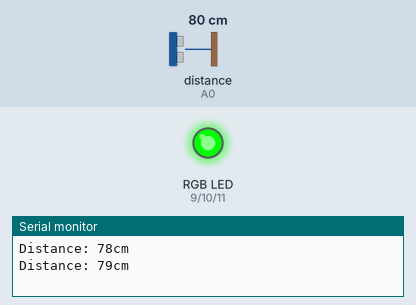
Bench run of a sketch on a simulated Arduino Uno, built with avr-gcc and run on an emulated ATmega328P. Shown: an RGB LED mixed from three pins (HIGH = lit), the last lines printed to the serial monitor. Wiring (inferred from the names in the program): ultrasonic range finder: trigger pin 7; echo A0. The test bench sets the inputs (shaded band); at power-on: distance to the obstacle (sensor on A0) 80 cm. The echo pulse lasts 58.3 µs per cm; pins used as bus, display or sensor lines are not drawn.

Above: at 1.8 s.
1.9 s: distance to the obstacle (sensor on A0) set to 35 cm
3.4 s: distance to the obstacle (sensor on A0) set to 28 cm
At 4.9 s:
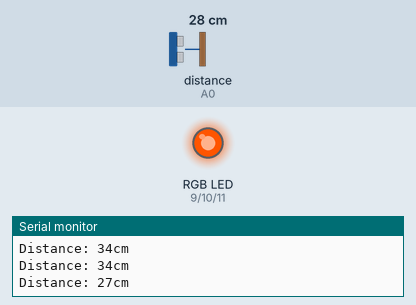
5.5 s: distance to the obstacle (sensor on A0) set to 13 cm
7.2 s: distance to the obstacle (sensor on A0) set to 10 cm
At 9.2 s:
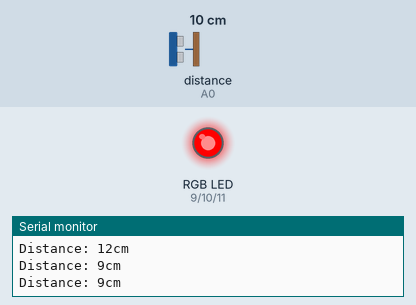
9.5 s: distance to the obstacle (sensor on A0) set to 60 cm
At 11.1 s:
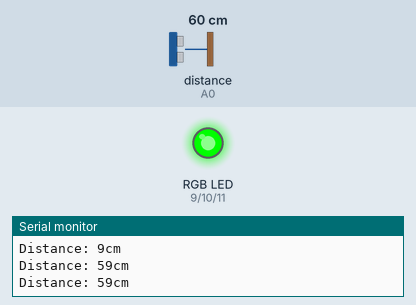
11.5 s: distance to the obstacle (sensor on A0) set to 2 cm
At 12.8 s:
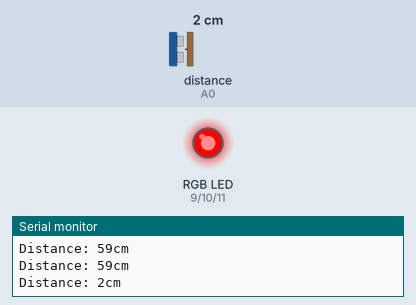
Timing chart, 0 to 14.5 s (numbered marks = the images above; inputs shaded):
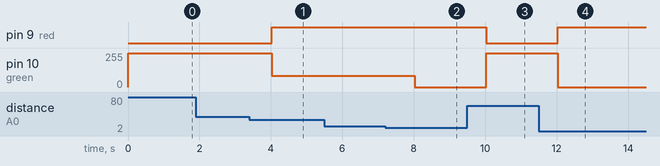

The sketch:

distance_sensing.ino
```cpp
const int trigPin = 7;
const int echoPin = A0;
int red=9;
int green=10;
int blue=11;
long duration;
int distance;
void setup() {
  pinMode(trigPin, OUTPUT);
  pinMode(echoPin, INPUT);
  pinMode(red, OUTPUT);
  pinMode(green, OUTPUT);
  pinMode(blue, OUTPUT);
  Serial.begin(9600);
}

void loop() {
  digitalWrite(trigPin, LOW);
  delayMicroseconds(2);
  digitalWrite(trigPin, HIGH);
  delayMicroseconds(10);
  digitalWrite(trigPin, LOW);
  duration = pulseIn(echoPin, HIGH);
  distance = duration * 0.034 / 2;
  Serial.print("Distance: ");
  Serial.print(distance);
  Serial.println("cm");

  if (distance>30){
    digitalWrite(red, LOW);
    digitalWrite(green, HIGH);
    digitalWrite(blue, LOW);
  }

  else if (distance>10){
    digitalWrite(red, HIGH);
    analogWrite(green, 85);
    digitalWrite(blue, LOW);
  }

  else{
    digitalWrite(red, HIGH);
    analogWrite(green, LOW);
    digitalWrite(blue, LOW);
  }

  delay(1000);

}
//Code adapted from, www.HowToMechatronics.com by Dejan Nedelkovski
```

Measured:
- the behaviour switches between 32 and 31 cm on distance to the obstacle (sensor on A0) (found by bisection; images 0 and 1)
- the behaviour switches between 12 and 11 cm on distance to the obstacle (sensor on A0) (found by bisection; images 1 and 2)
- after the input at 3.4 s, pin 9 (red): LOW → HIGH after 0.62 s; pin 10 (green): 255/255 → 85/255 after 0.62 s
- after the input at 7.2 s, pin 10 (green): 85/255 → 0/255 after 0.83 s
- after the input at 9.5 s, pin 9 (red): HIGH → LOW after 0.53 s; pin 10 (green): 0/255 → 255/255 after 0.53 s
- after the input at 11.5 s, pin 9 (red): LOW → HIGH after 0.54 s; pin 10 (green): 255/255 → 0/255 after 0.54 s
